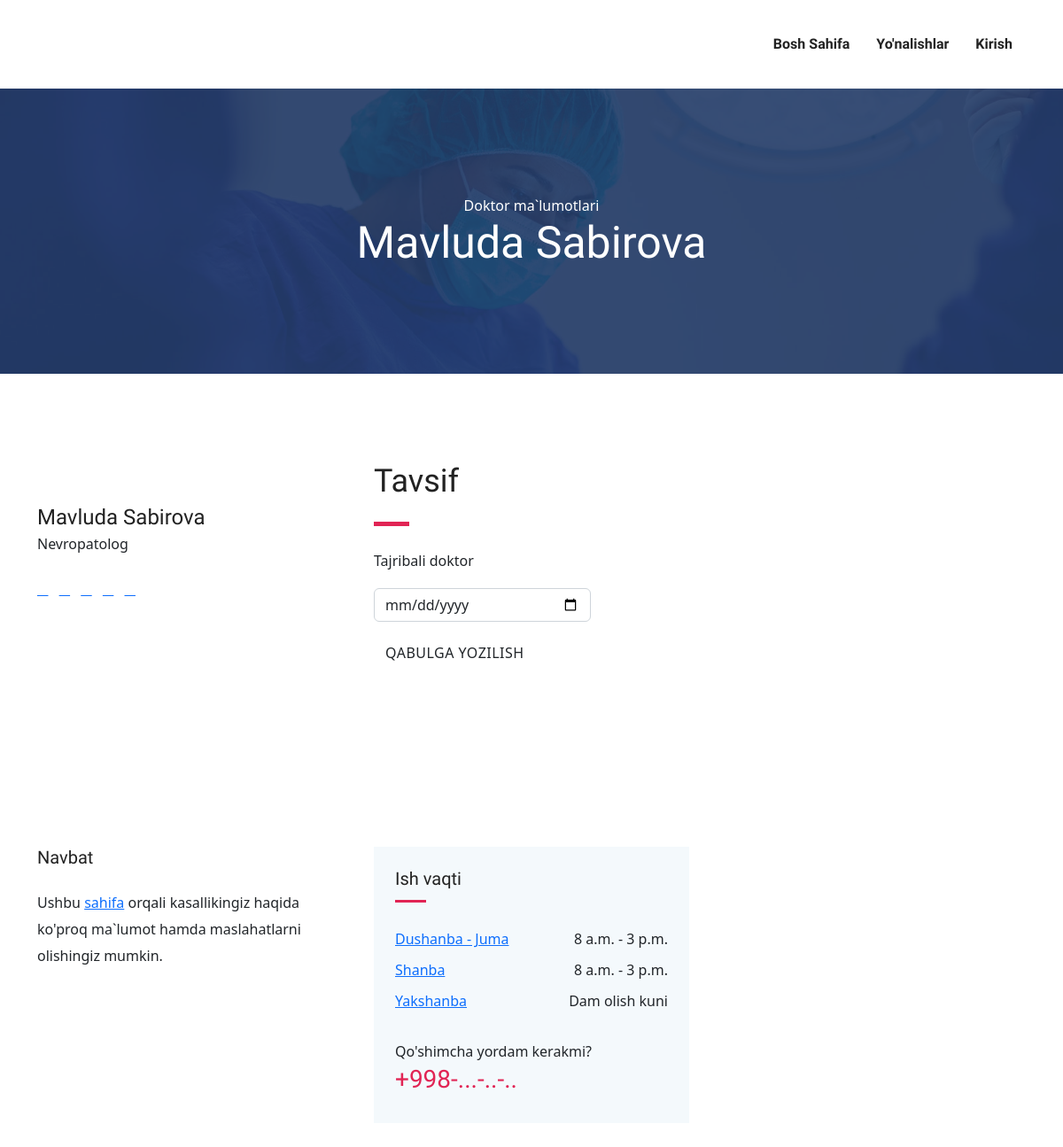
Before: /doctor/shahar-bolalar-shifoxonasi-nevropatolog-mavluda-sabirova/ with the older database file.
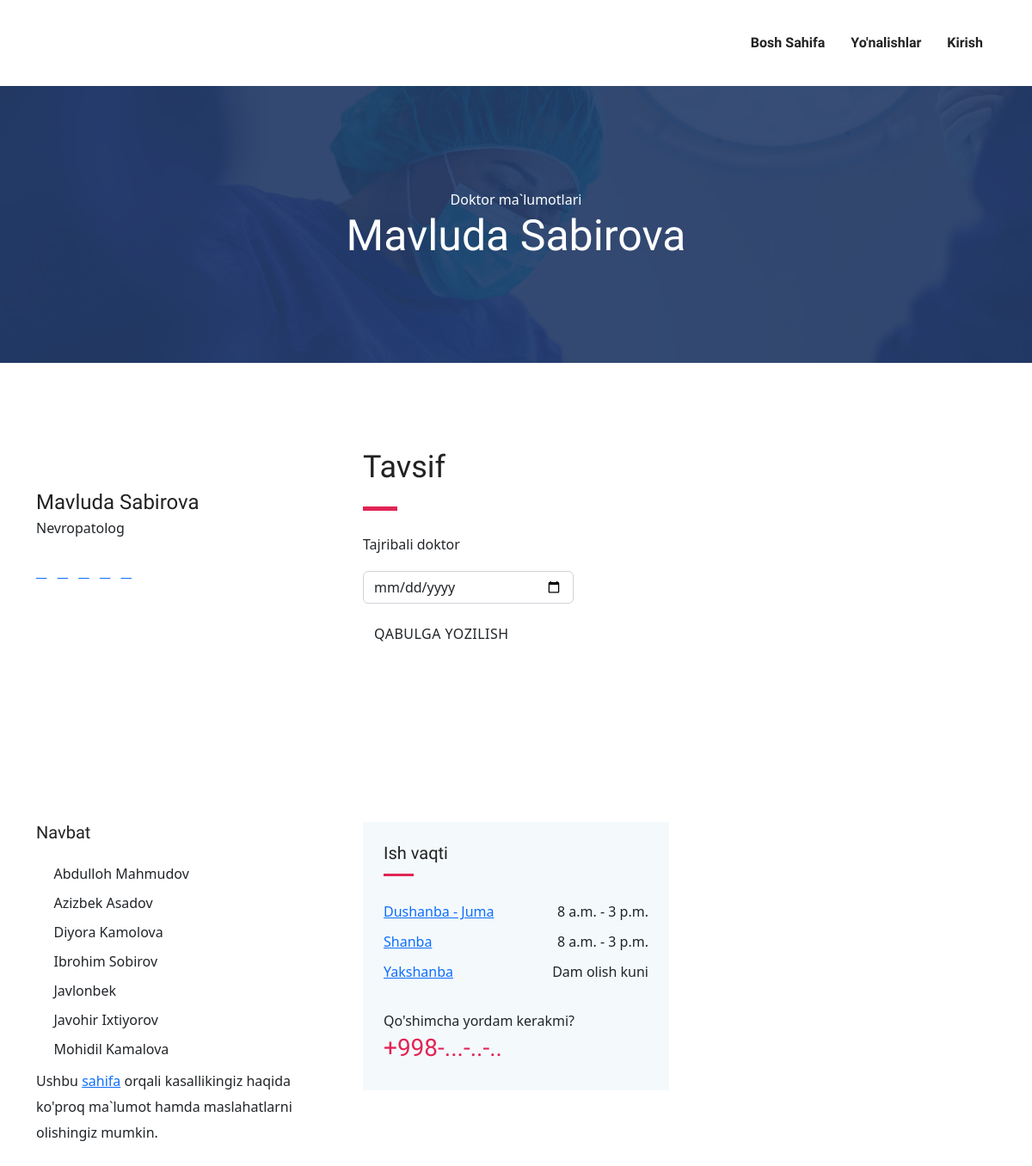
After: the same page with the newer database file.
### hospital/models.py (models this page shows, shortened)
class Doctor(models.Model):
    username = models.CharField(max_length=30, unique=True)
    hospital = models.ForeignKey(Hospital, verbose_name='Kasalxonani tanlang:',on_delete=models.CASCADE)
    department = models.ForeignKey(Department, verbose_name="Doktor yo'nalishini tanlang:", on_delete=models.PROTECT)
    first_name = models.CharField('Ismi',max_length=50)
    last_name = models.CharField('Familiyasi',max_length=70)
    slug = models.SlugField(blank=True, null=True, max_length=100)
    description = models.TextField('Doktor haqida ma`lumot',max_length=400)
    preview_photo = CloudinaryField(blank=True)
    work_start_time = models.TimeField('Ishni boshlashnish vaqti')
    work_end_time = models.TimeField('Ishni tugash vaqti')
    sick_list = models.ManyToManyField(Account, blank=True, through='SickItem')
    created_date = models.DateTimeField(auto_now_add=True)
    last_login = models.DateTimeField(auto_now_add=True)
    class Meta:
        verbose_name_plural = "Doktor"

class Department(models.Model):
    name = models.CharField("Yo'nalish nomi",max_length=100)
    preview_photo = CloudinaryField()
    created_date = models.DateTimeField(auto_now_add=True)
    class Meta:
        verbose_name_plural = "Yo'nalish"

class SickItem(models.Model):
    account = models.ForeignKey(Account, on_delete=models.CASCADE)
    doctor = models.ForeignKey(Doctor, on_delete=models.CASCADE, blank=True, null=True)
    weekday = models.DateField(auto_now_add=False, blank=True, null=True)
    order = models.IntegerField(default=1)
    timestamp = models.DateTimeField(auto_now_add=True)
    class Meta:
        verbose_name_plural = "Kasallar"
        ordering = ['order','-timestamp']

### account/models.py (models this page shows, shortened)
class Account(AbstractBaseUser):
    username = models.CharField(max_length=100, unique=True)
    phone_number = models.CharField(max_length=13, unique=True)
    is_send_sms = models.BooleanField(default=False)
    date_joined = models.DateField(auto_now_add=True)
    last_login = models.DateTimeField(auto_now_add=True)
    is_admin = models.BooleanField(default=False)
    is_superuser = models.BooleanField(default=False)
    is_active = models.BooleanField(default=True)
    is_staff = models.BooleanField(default=False)
    USERNAME_FIELD = 'username'
    REQUIRED_FIELDS = ['phone_number',]
    objects = MyAccountManager()
    class Meta:
        verbose_name_plural = "Account"

### hospital/views.py (the view)
# urls.py: path('doctor/<slug:slug>/',getDoctor, name='get-doctor'),
def getDoctor(request, slug):
    doctor = Doctor.objects.get(slug=slug)
    sick_item = doctor.sick_list.through.objects.filter(doctor__slug=slug,
        weekday=datetime.date.today()).order_by('-order')
    context = {
        'doctor':doctor,
        'sick_item':sick_item
    }
    return render(request, 'hospital/doctor-single.html', context)

### hospital/templates/hospital/doctor-single.html (shortened to what this page needs)
{% extends 'base.html' %}
{% block content %}
{% include 'navbar.html' %}
<section class="page-title bg-1">
	<div class="container">
		<div class="row">
			<div class="col-md-12">
				<div class="block text-center">
					<span class="text-white">Doktor ma`lumotlari</span>
					<h1 class="text-capitalize mb-5 text-lg">{{ doctor.first_name|title }} {{ doctor.last_name|title }}
					</h1>
				</div>
			</div>
		</div>
	</div>
</section>
<section class="section doctor-single">
	<div class="container">
		<div class="row">
			<div class="col-lg-4 col-md-6">
				<div class="doctor-img-block">
					<div class="info-block mt-4">
						<h4 class="mb-0">{{ doctor.first_name|title }} {{ doctor.last_name|title }}</h4>
						<p>{{ doctor.department.name }}</p>
						<ul class="list-inline mt-4 doctor-social-links">
							<li class="list-inline-item"><a href="#"><i class="icofont-facebook"></i></a></li>
							<li class="list-inline-item"><a href="#"><i class="icofont-twitter"></i></a></li>
							<li class="list-inline-item"><a href="#"><i class="icofont-skype"></i></a></li>
							<li class="list-inline-item"><a href="#"><i class="icofont-linkedin"></i></a></li>
							<li class="list-inline-item"><a href="#"><i class="icofont-pinterest"></i></a></li>
						</ul>
					</div>
				</div>
			</div>
			<div class="col-lg-8 col-md-6">
				<div class="doctor-details mt-4 mt-lg-0">
					<h2 class="text-md">Tavsif</h2>
					<div class="divider my-4"></div>
					<p>{{ doctor.description|linebreaks|urlize }}</p>
					{% if request.user in doctor.sick_list.all %}
						<p>Ro'yxatga yozildingiz!</p>
					{% else %}
						<form action="{% url 'add-sick' doctor.slug %}" method="post">
							<input type="date" class="form-control col-md-4" name="input-date" id="input-date">
							<button type="submit" class="btn btn-main-2 btn-round-full mt-3">Qabulga yozilish<i
								class="icofont-simple-right ml-2  "></i></button>
						</form>
					{% endif %}
				</div>
			</div>
		</div>
	</div>
</section>
<section class="section doctor-skills">
	<div class="container">
		<div class="row">
			<div class="col-lg-4">
				<div class="skill-list">
					<h5 class="mb-4">Navbat</h5>
					<ul class="list-unstyled department-service">
						{% for sick in sick_item %}
							<li><i class="icofont-check mr-2"></i>{{ sick.account.username }}</li>
						{% endfor %}
						<p>Ushbu <a href="{% url 'sickness-list' %}">sahifa</a> orqali kasallikingiz haqida ko'proq ma`lumot hamda maslahatlarni olishingiz mumkin.</p>
					</ul>
				</div>
			</div>
			<div class="col-lg-4">
				<div class="sidebar-widget  gray-bg p-4">
					<h5 class="mb-4">Ish vaqti</h5>
					<ul class="list-unstyled lh-35">
						<li class="d-flex justify-content-between align-items-center">
							<a href="#">Dushanba - Juma</a>
							<span>{{ doctor.work_start_time }} - {{ doctor.work_end_time }}</span>
						</li>
						<li class="d-flex justify-content-between align-items-center">
							<a href="#">Shanba</a>
							<span>{{ doctor.work_start_time }} - {{ doctor.work_end_time }}</span>
						</li>
						<li class="d-flex justify-content-between align-items-center">
							<a href="#">Yakshanba</a>
							<span>Dam olish kuni</span>
						</li>
					</ul>
					<div class="sidebar-contatct-info mt-4">
						<p class="mb-0">Qo'shimcha yordam kerakmi?</p>
						<h3 class="text-color-2">+998-...-..-..</h3>
					</div>
				</div>
			</div>
		</div>
	</div>
</section>
{% endblock content %}

### templates/base.html (shortened to what this page needs)
<!DOCTYPE html>
<html lang="zxx">
<head>
    {% load static %}
  <link rel="stylesheet" href="{% static 'plugins/bootstrap/css/bootstrap.min.css' %}">
  <link rel="stylesheet" href="{% static 'plugins/icofont/icofont.min.css' %}">
  <link rel="stylesheet" href="{% static 'plugins/slick-carousel/slick/slick.css' %}">
  <link rel="stylesheet" href="{% static 'plugins/slick-carousel/slick/slick-theme.css' %}">
  <link rel="stylesheet" href="{% static 'css/style.css' %}">
  <link href="https://cdn.jsdelivr.net/npm/bootstrap@5.2.3/dist/css/bootstrap.min.css" rel="stylesheet">
</head>
<body id="top">
    {% block content %}
    {% endblock content %}
  </body>
  </html>

### templates/navbar.html (shortened to what this page needs)
<header>
	<nav class="navbar navbar-expand-lg navigation" id="navbar">
		<div class="container">
			<div class="collapse navbar-collapse" id="navbarmain">
				<ul class="navbar-nav ml-auto">
					<li class="nav-item active">
						<a class="nav-link" href="{% url 'home' %}">Bosh sahifa</a>
					</li>
					<li class="nav-item"><a class="nav-link" href="{% url 'departments' %}">Yo'nalishlar</a></li>
					{% if request.user.is_authenticated %}
						<li class="nav-item"><a class="nav-link" href="{% url 'organizations' %}">Tashkilotlar uchun</a></li>
					{% else %}
						<li class="nav-item"><a class="nav-link" href="{% url 'login' %}">Kirish</a></li>
					{% endif %}
				</ul>
			</div>
		</div>
	</nav>
</header>

### static/css/style.css (style rules this page uses)
html { overflow-x: hidden; }
body { line-height: 1.6; font-family: "Roboto", sans-serif; -webkit-font-smoothing: antialiased; font-size: 16px; color: #6F8BA4; font-weight: 400; }
h1, .h1, h2, .h2, h3, .h3, h4, .h4, h5, .h5, h6, .h6 { font-family: "Exo", sans-serif; font-weight: 700; color: #222; }
h1, .h1 { font-size: 2.5rem; }
h2, .h2 { font-size: 44px; }
h3, .h3 { font-size: 1.5rem; }
h4, .h4 { font-size: 1.3rem; line-height: 30px; }
h5, .h5 { font-size: 1.25rem; }
p { line-height: 30px; }
.form-control { box-shadow: none; border-radius: 0; }
.btn { display: inline-block; font-size: 14px; font-size: 0.8125rem; font-weight: 700; letter-spacing: .5px; padding: .75rem 2rem; font-family: "Exo", sans-serif; text-transform: uppercase; border-radius: 5px; border: 2px solid transparent; transition: all .35s ease; }
.btn-main-2 { background: #e12454; color: #fff; border-color: #e12454; }
.btn-round-full { border-radius: 50px; }
.section { padding: 100px 0; }
.text-md { font-size: 2.25rem; }
.text-lg { font-size: 3.75rem; }
a { color: #222; text-decoration: none; transition: all .35s ease; }
.page-title { padding: 120px 0px 70px 0px; position: relative; }
.page-title .block h1 { color: #fff; }
.text-lg { font-size: 50px; }
.gray-bg { background: #f4f9fc; }
#navbarmain { padding: 20px 0px; }
#navbarmain .nav-link { font-weight: 600; padding: 10px 15px; color: #222; font-family: "Exo", sans-serif; text-transform: capitalize; font-size: 16px; transition: all .25s ease; }
.bg-1 { background: url("../images/bg/22.jpg") no-repeat 50% 50%; background-size: cover; position: relative; }
.text-color-2 { color: #e12454; }
.divider { width: 40px; height: 5px; background: #e12454; }
.department-service { margin-bottom: 40px; }
.department-service li { margin-bottom: 10px; }
.department-service li i { color: #e12454; }
.lh-35 { line-height: 35px; }
.sidebar-widget { margin-bottom: 30px; padding-bottom: 35px; }
.sidebar-widget h5 { margin-bottom: 30px; position: relative; padding-bottom: 15px; }
.sidebar-widget h5:before { position: absolute; content: ""; left: 0px; bottom: 0px; width: 35px; height: 3px; background: #e12454; }

Changed rows visible on the page:
added SickItem: account.username "Abdulloh Mahmudov"
added SickItem: account.username "Azizbek Asadov"
added SickItem: account.username "Diyora Kamolova"
added SickItem: account.username "Ibrohim Sobirov"
added SickItem: account.username "Javlonbek"
added SickItem: account.username "Javohir Ixtiyorov"
added SickItem: account.username "Mohidil Kamalova"
